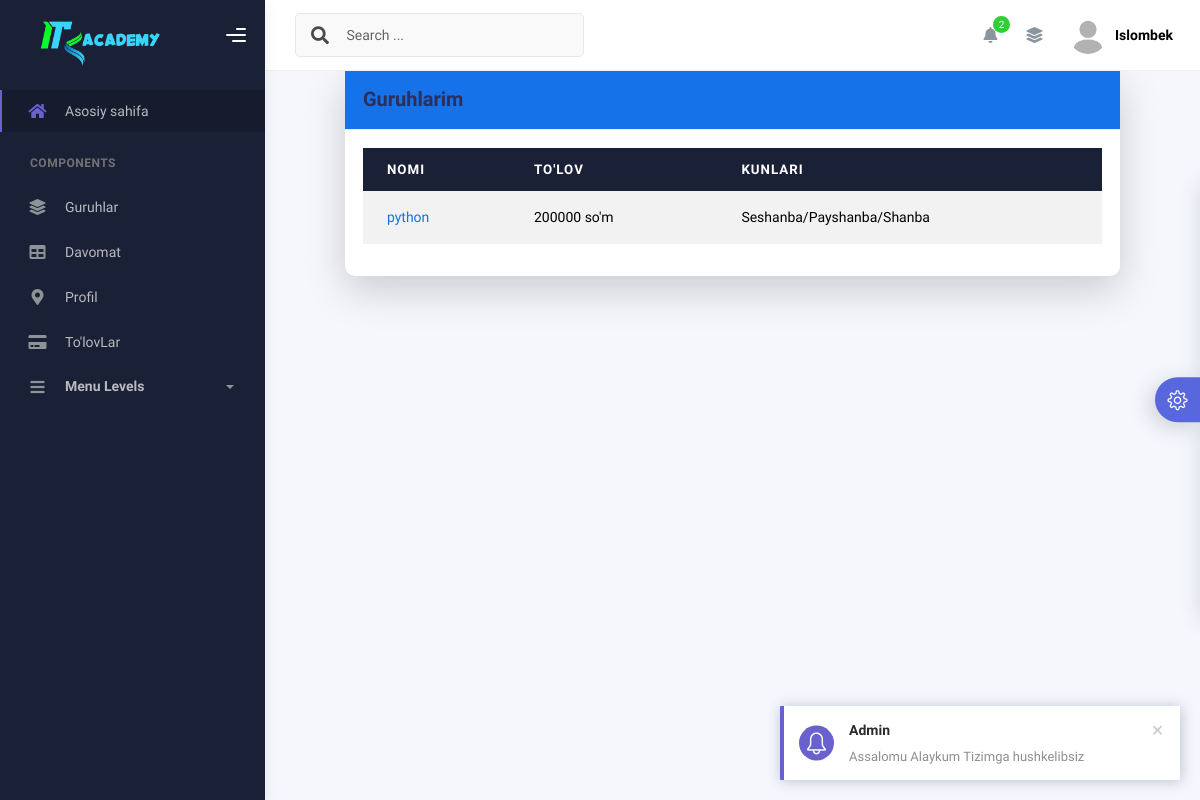
The app's page /teacher/dashboard/ (signed in), older data.
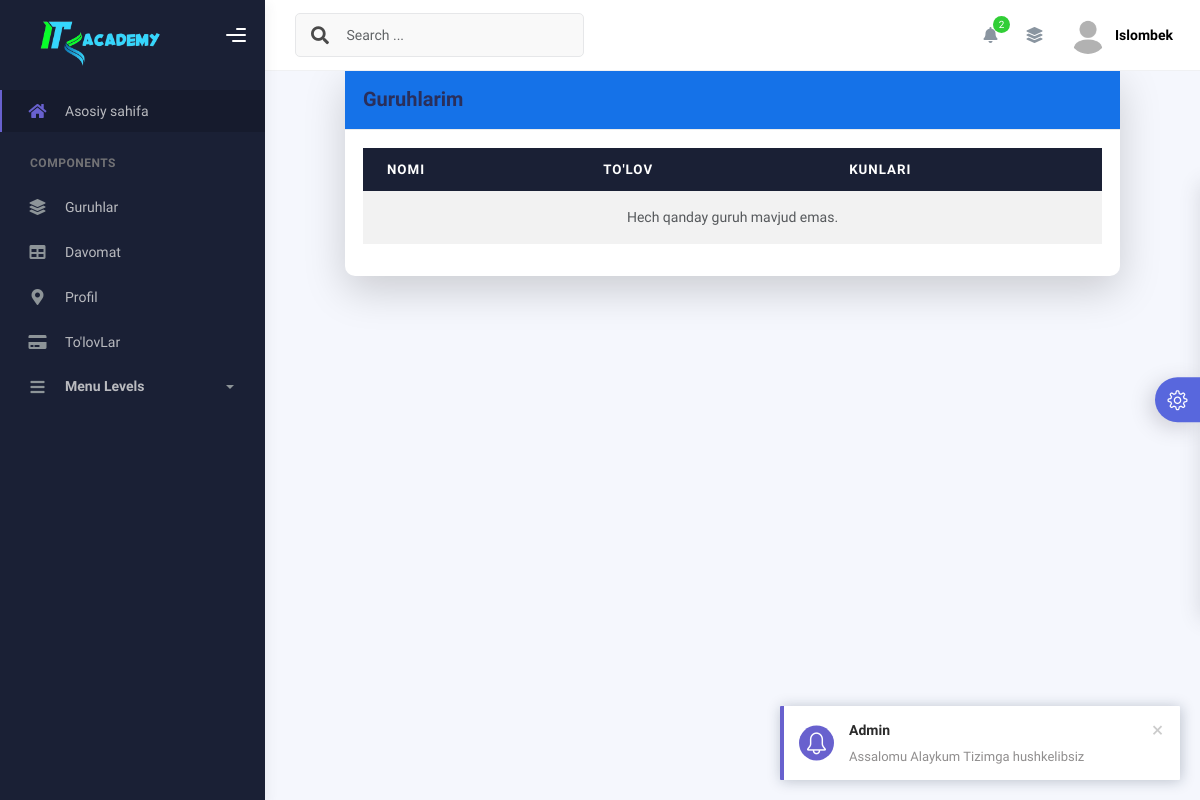
The same page, newer data.
### users/models.py (models this page shows, shortened)
class Group(models.Model):
    name = models.CharField(max_length=100)
    teacher = models.ForeignKey(Teacher, on_delete=models.SET_NULL,null=True)
    week_days = models.CharField(
        max_length=20,
        choices=WeekDayChoices.choices,
        default=WeekDayChoices.MON_WED_FRI
    )
    monthly_payment = models.IntegerField()
    created_at = models.DateTimeField(auto_now_add=True)
    updated_at = models.DateTimeField(auto_now=True)

### teachers/views.py (the view)
# urls.py: path('dashboard/',TeacherPanelView.as_view(),name='teacher_dashboard'),
class TeacherPanelView(LoginRequiredMixin, TemplateView):
    template_name = 'teachers/dashboard.html'
    def get_context_data(self, **kwargs):
        context = super().get_context_data(**kwargs)
        teacher = self.request.user.teacher  # Ensure this refers to the teacher model linked with the user
        groups = Group.objects.filter(teacher=teacher)  # This fetches groups where the teacher is linked
        group_data = []
        for group in groups:
            group_data.append({
                'name': group.name,
                'week_days': group.get_week_days_display(),  # To get the human-readable weekday options
                'monthly_payment': group.monthly_payment,
                'created_at': group.created_at,
                'updated_at': group.updated_at,
            })
        context['groups'] = group_data
        return context

### teachers/templates/teachers/dashboard.html
{% extends "teachers/index.html" %}
{% block content %}
<div class="container mt-10">
    <div class="row justify-content-center">
        <div class="col-md-10">
            <div class="card shadow-lg border-0">
                <div class="card-header bg-primary text-white d-flex justify-content-between align-items-center">
                    <h4 class="card-title mb-0">Guruhlarim</h4>
                </div>
                <div class="card-body">
                    <div class="table-responsive">
                        <table class="table table-striped table-hover">
                            <thead class="thead-dark">
                                <tr>
                                    <th>Nomi</th>
                                    <th>To'lov</th>
                                    <th>Kunlari</th>
                                </tr>
                            </thead>
                            <tbody>
                                {% for group in groups %}
                                <tr>
                                    <td>
                                        <a href="#" class="text-primary">{{ group.name }}</a>
                                    </td>
                                    <td>{{ group.monthly_payment }} so'm</td>
                                    <td>{{ group.week_days }}</td>
                                </tr>
                                {% empty %}
                                <tr>
                                    <td colspan="3" class="text-center text-muted">Hech qanday guruh mavjud emas.</td>
                                </tr>
                                {% endfor %}
                            </tbody>
                        </table>
                    </div>
                </div>
            </div>
        </div>
    </div>
</div>
{% endblock %}

Row changes from the older to the newer data that the page shows:
removed Group: name "python"
Text that changed along with them:
text now shown: "Hech qanday guruh mavjud emas."
list line gone: "200000 so'm Seshanba/Payshanba/Shanba"
